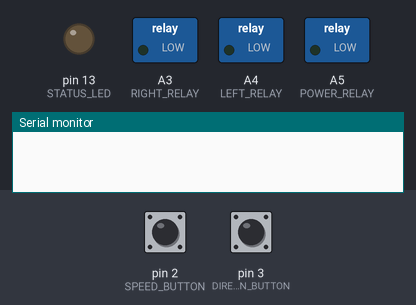
A sketch run on a simulated Arduino Uno, built with avr-gcc and run on an emulated ATmega328P. Shown: switched loads named in the sketch (green lamp = pin HIGH), output pins drawn as LEDs (lit = HIGH), the last lines printed to the serial monitor. Dashed ring = blinking. The test bench sets the inputs (shaded band); at power-on: pin 2 (SPEED_BUTTON) LOW, pin 3 (DIRECTION_BUTTON) LOW.

Above: at 1.2 s.
1.3 s: pin 2 (SPEED_BUTTON) pulled HIGH for 0.15 s
At 2.2 s:
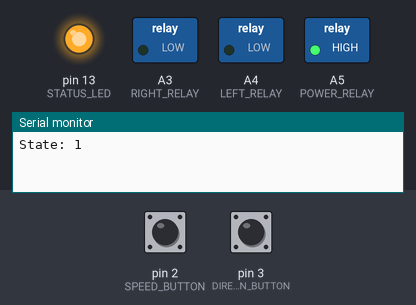
2.9 s: pin 3 (DIRECTION_BUTTON) pulled HIGH for 0.15 s
At 3.4 s:
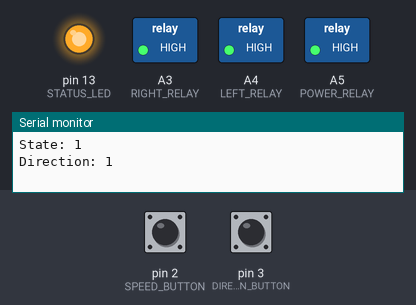
4.5 s: pin 2 (SPEED_BUTTON) pulled HIGH for 1 s
At 5.8 s:
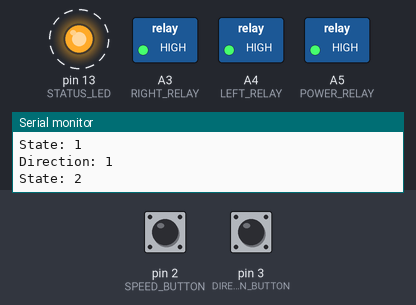
8.5 s: pin 3 (DIRECTION_BUTTON) pulled HIGH for 1 s
At 9.8 s:
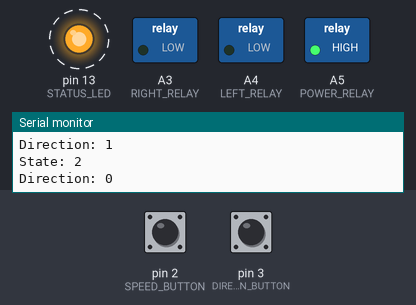
12.5 s: pin 3 (DIRECTION_BUTTON) pulled HIGH for 3.2 s
At 13.8 s:
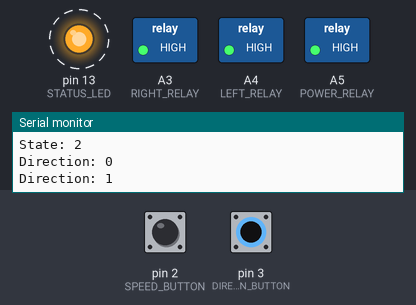
Timing chart, 0 to 18.2 s (numbered marks = the images above; inputs shaded):
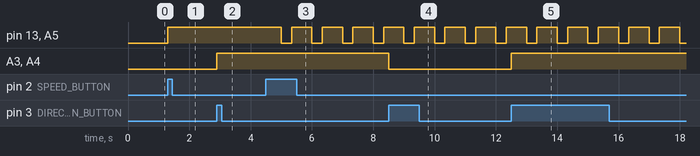

Measured:
- after the input at 1.3 s, pin 13 (STATUS_LED), A5 (POWER_RELAY): LOW → HIGH at once
- after the input at 2.9 s, A3 (RIGHT_RELAY), A4 (LEFT_RELAY): LOW → HIGH at once
- after the input at 4.5 s, pin 13 (STATUS_LED), A5 (POWER_RELAY): alternates HIGH for 0.67 s and LOW for 0.33 s, starting after 0.50 s
- after the input at 8.5 s, A3 (RIGHT_RELAY), A4 (LEFT_RELAY): HIGH → LOW at once
- after the input at 12.5 s, A3 (RIGHT_RELAY), A4 (LEFT_RELAY): LOW → HIGH at once

The sketch:

main.ino
```cpp
#define LEFT_RELAY A4
#define RIGHT_RELAY A3
#define POWER_RELAY A5
#define STATUS_LED 13
#define SPEED_BUTTON 2
#define DIRECTION_BUTTON 3

int state = 0;
int motor_direction = 0;

unsigned long previousMillis = 0;
const long interval = 1000;
unsigned long currentMillis = 0;

bool previous_speed_button = false;
bool previous_direction_button = false;

bool current_speed_button = false;
bool current_direction_button = false;


void turn_motor(bool level) {
  digitalWrite(POWER_RELAY, level);
  digitalWrite(STATUS_LED, level);
}

void setup() {
  // put your setup code here, to run once:
  pinMode(LEFT_RELAY, OUTPUT);
  pinMode(RIGHT_RELAY, OUTPUT);
  pinMode(POWER_RELAY, OUTPUT);
  pinMode(STATUS_LED, OUTPUT);
  pinMode(SPEED_BUTTON, INPUT);
  pinMode(DIRECTION_BUTTON, INPUT);

  state = 0;
  motor_direction = 0;
  digitalWrite(LEFT_RELAY, LOW);
  digitalWrite(RIGHT_RELAY, LOW);
  turn_motor(HIGH);
  Serial.begin(9600);
}

void loop() {
  currentMillis = millis();
  //read buttons
  current_speed_button = digitalRead(SPEED_BUTTON);
  current_direction_button = digitalRead(DIRECTION_BUTTON);
  //Serial.println(current_direction_button);
  if (current_speed_button != previous_speed_button && current_speed_button == HIGH) {
    state = (state + 1) % 4;
    Serial.print("State: ");
    Serial.println(state);
  }

  if (current_direction_button != previous_direction_button && current_direction_button == HIGH) {
    motor_direction = (motor_direction + 1) % 2;
    turn_motor(LOW);
    Serial.print("Direction: ");
    Serial.println(motor_direction);
    if (motor_direction == 0) {
      digitalWrite(LEFT_RELAY, LOW);
      digitalWrite(RIGHT_RELAY, LOW);
    } else {
      digitalWrite(LEFT_RELAY, HIGH);
      digitalWrite(RIGHT_RELAY, HIGH);
    }
  }

  previous_speed_button = current_speed_button;
  previous_direction_button = current_direction_button;
  switch (state) {
    //speed mode selection
    case 0:
      //motor off
      turn_motor(LOW);
      break;
    case 1:
      //motor on, running at full speed
      turn_motor(HIGH);
      break;
    case 2:
      //motor on, running at 2/3 of speed
      if (currentMillis - previousMillis <= 333) {
        turn_motor(LOW);
      } else {
        turn_motor(HIGH);
      }
      break;
    case 3:
      //motor on, running at 2/3 of speed
      if (currentMillis - previousMillis <= 333) {
        turn_motor(HIGH);
      } else {
        turn_motor(LOW);
      }
      break;
  }
  if (currentMillis - previousMillis >= interval) {
    previousMillis = currentMillis;
  }

}
```
